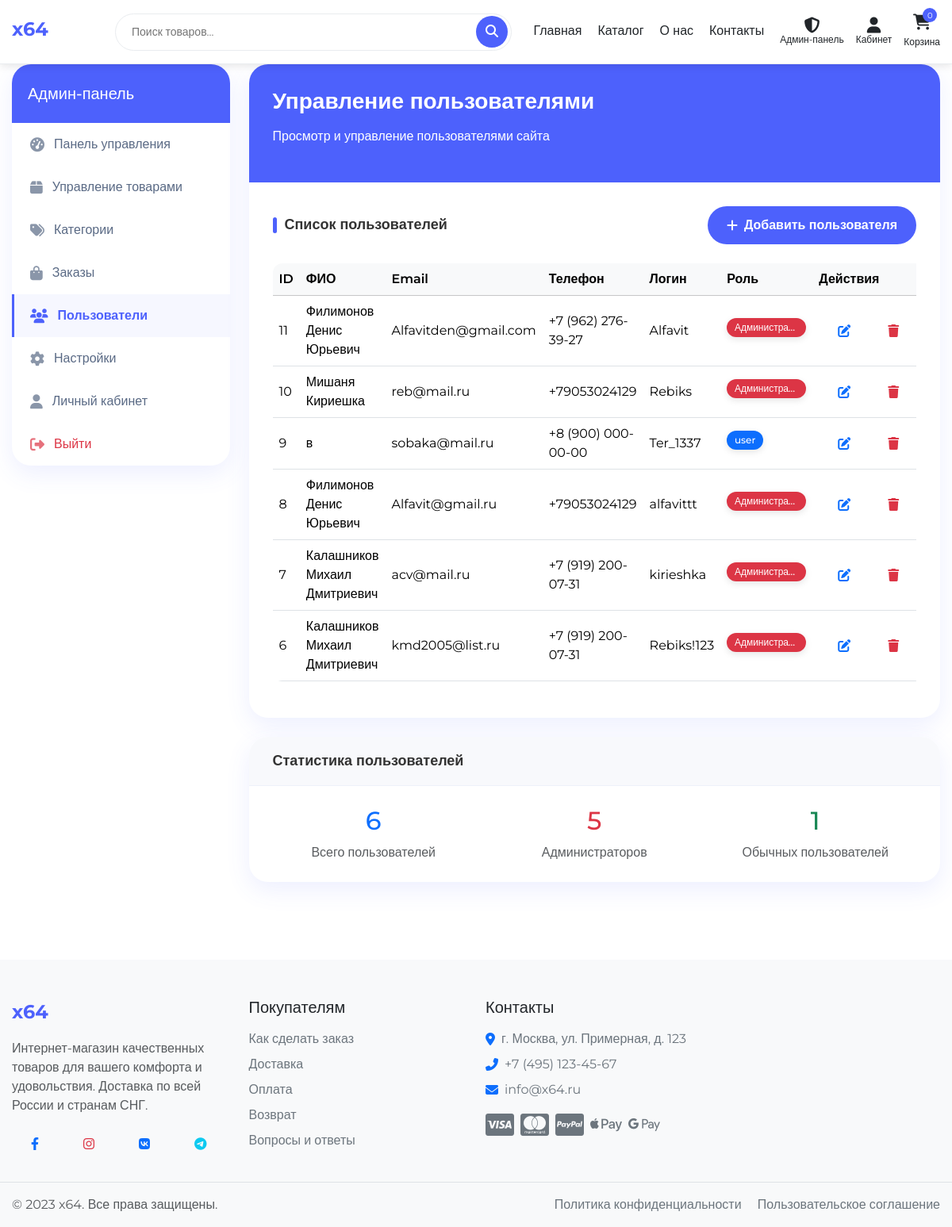
Screenshot of /admin/users.php (signed in) with the database file from the repository.
### tables this page shows
CREATE TABLE `users` (
  `id` int NOT NULL,
  `fullname` varchar(255) NOT NULL COMMENT 'ФИО пользователя (отчество не обязательно)',
  `email` varchar(255) NOT NULL COMMENT 'Электронная почта пользователя',
  `phone` varchar(20) NOT NULL COMMENT 'Номер телефона пользователя',
  `login` varchar(255) NOT NULL COMMENT 'Логин пользователя для входа в систему',
  `password` varchar(255) NOT NULL COMMENT 'Хешированный пароль пользователя',
  `role` varchar(20) NOT NULL DEFAULT 'user' COMMENT 'Роль пользователя (по умолчанию "user")',
  `telegram_id` varchar(50) DEFAULT NULL COMMENT 'ID пользователя в Telegram',
  `telegram_username` varchar(100) DEFAULT NULL COMMENT 'Username пользователя в Telegram',
  `telegram_verification_code` varchar(10) DEFAULT NULL COMMENT 'Код для подтверждения привязки Telegram',
  `telegram_code_expires` timestamp NULL DEFAULT NULL COMMENT 'Время истечения кода подтверждения'
);

### includes/config/db_functions.php (called while the page is built, shortened)
<?php
function getUserById($user_id) {
    global $conn;
    $sql = "SELECT id, fullname, email, phone, login, role FROM users WHERE id = " . (int)$user_id;
    $result = mysqli_query($conn, $sql);
    if (mysqli_num_rows($result) > 0) {
        return mysqli_fetch_assoc($result);
    }
    return null;
}

### admin/users.php (the view, shortened to what this page needs)
<?php
require_once '../includes/config/db_functions.php';
$user_id = $_SESSION['user_id'];
$user = getUserById($user_id);
function getAllUsers() {
    global $conn;
    $sql = "SELECT id, fullname, email, phone, login, role FROM users ORDER BY id DESC";
    $result = mysqli_query($conn, $sql);
    $users = [];
    if (mysqli_num_rows($result) > 0) {
        while ($row = mysqli_fetch_assoc($result)) {
            $users[] = $row;
        }
    }
    return $users;
}
$users = getAllUsers();
include_once '../includes/header/header.php';
?>
<section class="admin-section">
    <div class="container">
        <div class="row">
            <div class="col-lg-3 col-md-4 mb-4">
                <div class="profile-card profile-sidebar">
                    <div class="profile-menu-header">
                        <h5 class="mb-0">Админ-панель</h5>
                    </div>
                    <ul class="profile-menu">
                        <li class="profile-menu-item">
                            <a href="index.php">
                                <i class="fas fa-tachometer-alt"></i>
                                Панель управления
                            </a>
                        </li>
                        <li class="profile-menu-item">
                            <a href="products.php">
                                <i class="fas fa-box"></i>
                                Управление товарами
                            </a>
                        </li>
                        <li class="profile-menu-item">
                            <a href="categories.php">
                                <i class="fas fa-tags"></i>
                                Категории
                            </a>
                        </li>
                        <li class="profile-menu-item">
                            <a href="orders.php">
                                <i class="fas fa-shopping-bag"></i>
                                Заказы
                            </a>
                        </li>
                        <li class="profile-menu-item active">
                            <a href="users.php">
                                <i class="fas fa-users"></i>
                                Пользователи
                            </a>
                        </li>
                        <li class="profile-menu-item">
                            <a href="settings.php">
                                <i class="fas fa-cog"></i>
                                Настройки
                            </a>
                        </li>
                        <li class="profile-menu-item">
                            <a href="/account/profile.php">
                                <i class="fas fa-user"></i>
                                Личный кабинет
                            </a>
                        </li>
                        <li class="profile-menu-item logout">
                            <a href="../account/logout.php">
                                <i class="fas fa-sign-out-alt"></i>
                                Выйти
                            </a>
                        </li>
                    </ul>
                </div>
            </div>
            <div class="col-lg-9 col-md-8">
                <div class="profile-main-card mb-4">
                    <div class="profile-header">
                        <h2 class="profile-name">Управление пользователями</h2>
                        <p>Просмотр и управление пользователями сайта</p>
                    </div>
                    <div class="profile-body">
                        <div class="d-flex justify-content-between align-items-center mb-4">
                            <h4 class="profile-section-title mb-0">Список пользователей</h4>
                            <a href="add_user.php" class="btn btn-primary rounded-pill">
                                <i class="fas fa-plus me-2"></i>Добавить пользователя
                            </a>
                        </div>
                        <div class="table-responsive">
                            <table class="table table-hover">
                                <thead class="table-light">
                                    <tr>
                                        <th>ID</th>
                                        <th>ФИО</th>
                                        <th>Email</th>
                                        <th>Телефон</th>
                                        <th>Логин</th>
                                        <th>Роль</th>
                                        <th>Действия</th>
                                    </tr>
                                </thead>
                                <tbody>
                                    <?php if (count($users) > 0): ?>
                                        <?php foreach ($users as $u): ?>
                                            <tr>
                                                <td><?php echo $u['id']; ?></td>
                                                <td><?php echo htmlspecialchars($u['fullname']); ?></td>
                                                <td><?php echo htmlspecialchars($u['email']); ?></td>
                                                <td><?php echo htmlspecialchars($u['phone']); ?></td>
                                                <td><?php echo htmlspecialchars($u['login']); ?></td>
                                                <td>
                                                    <span class="badge <?php echo $u['role'] === 'Администратор' ? 'bg-danger' : 'bg-primary'; ?> rounded-pill">
                                                        <?php echo htmlspecialchars($u['role']); ?>
                                                    </span>
                                                </td>
                                                <td>
                                                    <div class="btn-group">
                                                        <a href="edit_user.php?id=<?php echo $u['id']; ?>" class="btn btn-sm btn-outline-primary">
                                                            <i class="fas fa-edit"></i>
                                                        </a>
                                                        <a href="delete_user.php?id=<?php echo $u['id']; ?>" class="btn btn-sm btn-outline-danger" onclick="return confirm('Вы уверены, что хотите удалить этого пользователя?');">
                                                            <i class="fas fa-trash"></i>
                                                        </a>
                                                    </div>
                                                </td>
                                            </tr>
                                        <?php endforeach; ?>
                                    <?php endif; ?>
                                </tbody>
                            </table>
                        </div>
                    </div>
                </div>
                <div class="profile-info-card">
                    <div class="profile-info-header">
                        <h5 class="profile-info-title">Статистика пользователей</h5>
                    </div>
                    <div class="profile-info-body">
                        <div class="row">
                            <div class="col-md-4 mb-4 mb-md-0">
                                <div class="text-center">
                                    <h2 class="text-primary mb-2"><?php echo count($users); ?></h2>
                                    <p class="text-muted mb-0">Всего пользователей</p>
                                </div>
                            </div>
                            <div class="col-md-4 mb-4 mb-md-0">
                                <div class="text-center">
                                    <h2 class="text-danger mb-2">
                                        <?php
                                        $adminCount = 0;
                                        foreach ($users as $u) {
                                            if ($u['role'] === 'Администратор') $adminCount++;
                                        }
                                        echo $adminCount;
                                        ?>
                                    </h2>
                                    <p class="text-muted mb-0">Администраторов</p>
                                </div>
                            </div>
                            <div class="col-md-4">
                                <div class="text-center">
                                    <h2 class="text-success mb-2">
                                        <?php
                                        $userCount = 0;
                                        foreach ($users as $u) {
                                            if ($u['role'] === 'user') $userCount++;
                                        }
                                        echo $userCount;
                                        ?>
                                    </h2>
                                    <p class="text-muted mb-0">Обычных пользователей</p>
                                </div>
                            </div>
                        </div>
                    </div>
                </div>
            </div>
        </div>
    </div>
</section>
<?php
include_once '../includes/footer/footer.php';
?>

### css/style.css (style rules this page uses)
:root { --primary-color: #4d61fc; --primary-color-hover: #3a4cd1; --secondary-color: #6c757d; --success-color: #28a745; --danger-color: #dc3545; --warning-color: #ffc107; --info-color: #17a2b8; --light-color: #f8f9fa; --dark-color: #343a40; --body-bg: #ffffff; --text-color: #212529; --border-color: #e9ecef; --border-radius: 16px; --btn-border-radius: 50px; --box-shadow: 0 0.5rem 1rem rgba(0, 0, 0, 0.15); --transition: all 0.3s cubic-bezier(0.4, 0, 0.2, 1); --container-width: 1200px; }
* { margin: 0; padding: 0; box-sizing: border-box; }
html { scroll-behavior: smooth; overflow-x: hidden; width: 100%; position: relative; }
body { font-family: 'Montserrat', sans-serif; font-size: 16px; line-height: 1.5; color: var(--text-color); background-color: var(--body-bg); overflow-x: hidden; width: 100%; position: relative; max-width: 100vw; }
a { color: var(--primary-color); text-decoration: none; transition: var(--transition); }
ul { list-style: none; padding-left: 0; }
.container { width: 100%; max-width: var(--container-width); margin: 0 auto; padding: 0 15px; }
.btn { display: inline-flex; align-items: center; justify-content: center; padding: 12px 24px; font-size: 16px; font-weight: 600; border-radius: var(--btn-border-radius) !important; cursor: pointer; transition: var(--transition); border: none; outline: none; }
.btn-primary { background-color: var(--primary-color); color: white; }
.text-center { text-align: center; }
.profile-card { border-radius: 24px; border: none; overflow: hidden; box-shadow: 0 10px 30px rgba(77, 97, 252, 0.1); transition: all 0.3s cubic-bezier(0.25, 0.8, 0.25, 1); margin-bottom: 25px; background-color: #fff; }
.profile-sidebar { border-radius: 24px; overflow: hidden; }
.profile-menu-header { background: var(--primary-color); color: white; padding: 25px 20px; position: relative; overflow: hidden; }
.profile-menu-header::before { display: none; }
.profile-menu { list-style: none; padding: 0; margin: 0; }
.profile-menu-item { border-left: 3px solid transparent; transition: all 0.3s ease; }
.profile-menu-item a { display: flex; align-items: center; padding: 15px 20px; color: #5a6a85; font-weight: 500; text-decoration: none; transition: all 0.3s ease; }
.profile-menu-item i { margin-right: 12px; font-size: 18px; transition: all 0.3s ease; opacity: 0.7; }
.profile-menu-item.active { border-left-color: var(--primary-color); }
.profile-menu-item.active a { color: var(--primary-color); font-weight: 600; background-color: rgba(77, 97, 252, 0.05); }
.profile-menu-item.active i { color: var(--primary-color); opacity: 1; }
.profile-menu-item.logout a { color: var(--danger-color); }
.profile-main-card { border-radius: 24px; box-shadow: 0 10px 30px rgba(77, 97, 252, 0.1); transition: all 0.3s ease; background-color: #fff; overflow: hidden; margin-bottom: 25px; }
.profile-header { background: var(--primary-color); color: white; padding: 30px; position: relative; overflow: hidden; }
.profile-header::after { display: none; }
.profile-name { font-size: 28px; font-weight: 600; margin-bottom: 15px; }
.profile-body { padding: 30px; }
.profile-section-title { font-size: 18px; font-weight: 600; margin-bottom: 20px; color: #333; position: relative; padding-left: 15px; }
.profile-section-title::before { content: ''; position: absolute; left: 0; top: 50%; transform: translateY(-50%); width: 5px; height: 20px; background: var(--primary-color); border-radius: 20px; }
.profile-info-card { background-color: #fff; border-radius: 24px; box-shadow: 0 10px 30px rgba(77, 97, 252, 0.1); overflow: hidden; transition: all 0.3s ease; }
.profile-info-header { padding: 20px 30px; background-color: #f8f9fc; border-bottom: 1px solid #eef1f9; display: flex; align-items: center; justify-content: space-between; }
.profile-info-title { font-size: 18px; font-weight: 600; color: #333; margin: 0; }
.profile-info-body { padding: 25px 30px; }
.profile-card, .profile-main-card, .profile-info-card { animation: fadeIn 0.6s ease-out forwards; }
.profile-sidebar { animation: fadeIn 0.4s ease-out forwards; }
.profile-main-card { animation: fadeIn 0.5s 0.1s ease-out forwards; opacity: 0; }
.profile-info-card { animation: fadeIn 0.5s 0.2s ease-out forwards; opacity: 0; }

### admin/users.php (style rules this page uses)
.table { border-radius: 12px; overflow: hidden; }
.table th { font-weight: 600; border-bottom-width: 1px; }
.table td { vertical-align: middle; }
.badge { padding: 0.5em 0.8em; font-weight: 500; }

### rows the page displays
users: id "11", fullname "Филимонов Денис Юрьевич", email "Alfavitden@gmail.com", phone "+7 (962) 276-39-27", login "Alfavit", role "Администра…"
users: id "10", fullname "Мишаня Кириешка", email "reb@mail.ru", phone "+79053024129", login "Rebiks", role "Администра…"
users: id "9", fullname "в", email "sobaka@mail.ru", phone "+8 (900) 000-00-00", login "Ter_1337", role "user"
users: id "8", fullname "Филимонов Денис Юрьевич", email "Alfavit@gmail.ru", phone "+79053024129", login "alfavittt", role "Администра…"
users: id "7", fullname "Калашников Михаил Дмитриевич", email "acv@mail.ru", phone "+7 (919) 200-07-31", login "kirieshka", role "Администра…"
users: id "6", fullname "Калашников Михаил Дмитриевич", email "kmd2005@list.ru", phone "+7 (919) 200-07-31", login "Rebiks!123", role "Администра…"

### other values shown
count($users) "6"
$adminCount "5"
$userCount "1"
